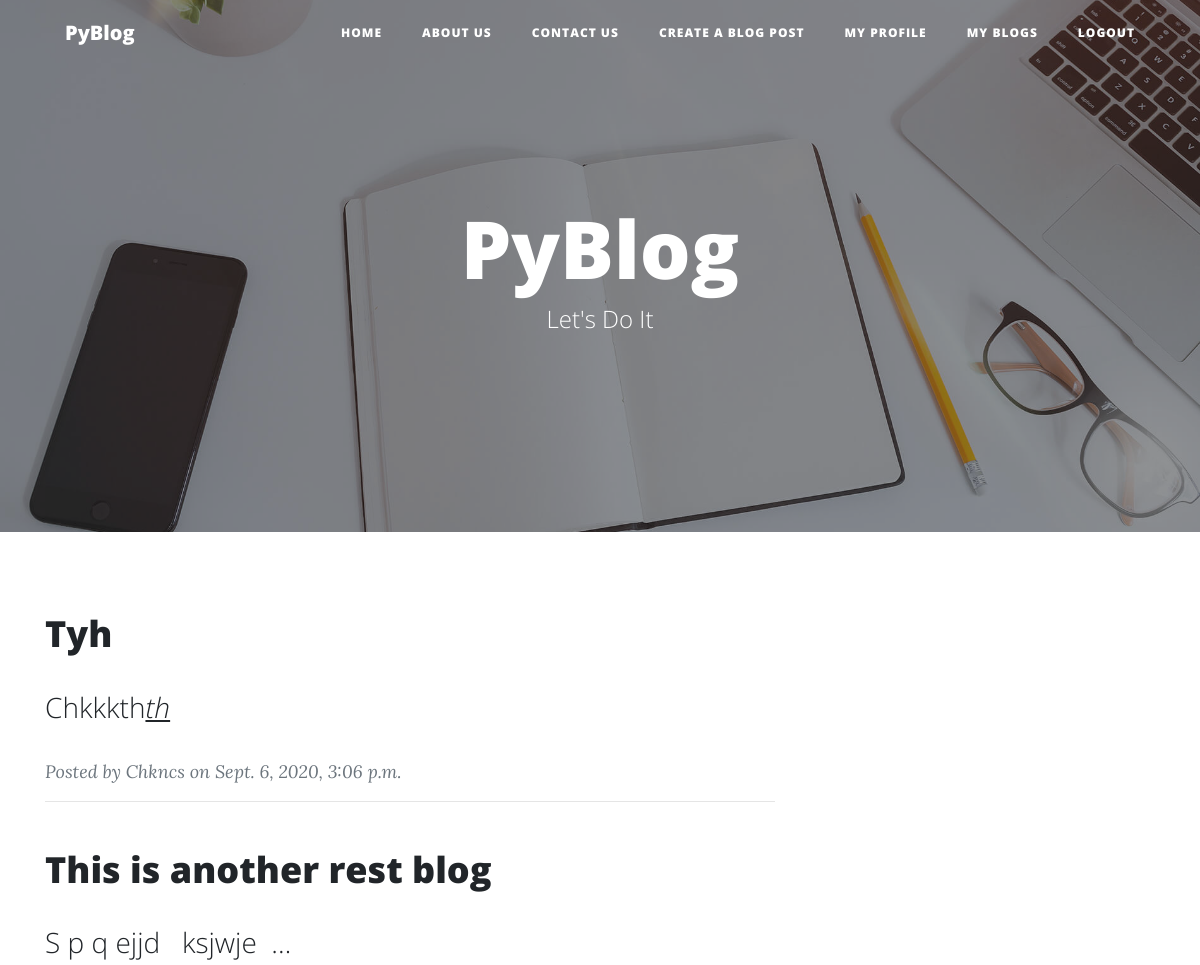
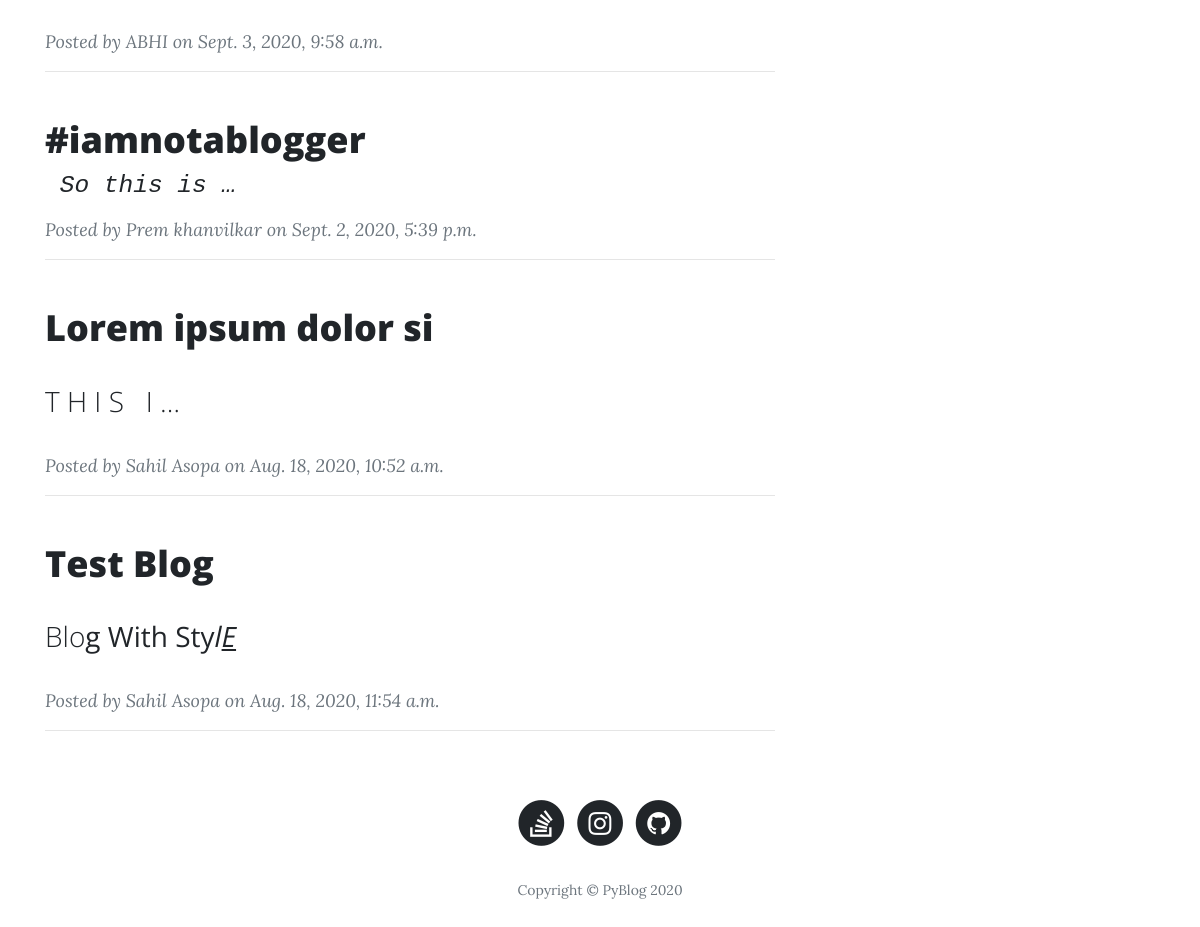
Screenshot of / (signed in) with the database file from the repository (2 pictures, top to bottom).
### Blogsite/models.py (models this page shows, shortened)
class Blog(models.Model):
    user = models.ForeignKey(BlogUser, on_delete=models.CASCADE)
    heading = models.CharField(max_length=100)
    blog = RichTextField()
    image = models.ImageField(blank=True, null=True, upload_to='media')
    uploaded_on = models.DateTimeField(auto_now=True)
    views = models.ManyToManyField(BlogUser, blank=True, related_name='Views')
    likes = models.ManyToManyField(BlogUser, blank=True, related_name='Likes')
    comments = models.CharField(blank=True, max_length=120)
    def get_absolute_url(self):
        return f"/post/{self.id}/"

class BlogUser(models.Model):
    user = models.OneToOneField(User, on_delete=models.CASCADE)
    full_name = models.CharField(max_length=52)
    username = models.CharField(unique=True, max_length=15)
    email = models.EmailField(blank=True, unique=True)
    followers = models.ManyToManyField(User, blank=True, related_name='followers')
    def __str__(self):
        return self.full_name

### Blogsite/views.py (the view)
# urls.py: path('', views.home, name='home'),
@login_required(login_url='/login')
def home(request):
    user = BlogUser.objects.get(user=request.user)
    blog = Blog.objects.all().order_by('-id')[:1000]
    context = {
        'user': user,
        'blog': blog,
    }
    return render(request, 'index.html', context)

### templates/index.html (shortened to what this page needs)
{% load static %}
<html lang="en">
<head>
    <link rel="stylesheet" href="{% static 'assets/bootstrap/css/bootstrap.min.css' %}">
    <link rel="stylesheet" href="{% static 'assets/fonts/font-awesome.min.css' %}">
</head>
<body>
<nav class="navbar navbar-light navbar-expand-lg fixed-top" id="mainNav">
    <div class="container"><a class="navbar-brand" href="/">PyBlog</a>
        <div class="collapse navbar-collapse" id="navbarResponsive">
            <ul class="nav navbar-nav ml-auto">
                <li class="nav-item" role="presentation"><a class="nav-link" href="{% url 'home' %}">Home</a></li>
                <li class="nav-item" role="presentation"><a class="nav-link" href="{% url 'about' %}">About us</a></li>
                <li class="nav-item" role="presentation"><a class="nav-link" href="{% url 'contact' %}">Contact us</a>
                </li>
                <li class="nav-item" role="presentation"><a class="nav-link" href="{% url 'new-post' %}">Create a Blog
                    Post</a>
                <li class="nav-item" role="presentation"><a class="nav-link" href="{% url 'profile' user.id %}">My Profile</a>
                <li class="nav-item" role="presentation"><a class="nav-link" href="{% url 'my_blog' %}">My Blogs</a>
                <li class="nav-item" role="presentation"><a class="nav-link" href="{% url 'logout' %}">Logout</a>
            </ul>
        </div>
    </div>
</nav>
<div class="alternative-body" style="width: 100%;">
    <header class="masthead" style='width:100%;background-image:url("{% static 'assets/img/home-bg.jpg' %}");'>
        <div class="overlay"></div>
        <div class="container">
            <div class="row">
                <div class="col-md-10 col-lg-8 mx-auto">
                    <div class="site-heading">
                        <h1>PyBlog</h1><span class="subheading">Let's Do It</span>
                    </div>
                </div>
            </div>
        </div>
    </header>
    <div class="container">
        {% if blog %}
            {% for blog in blog %}
                <div class="row">
                    <div class="col-md-10 col-lg-8">
                        <div class="post-preview">
                            <a href="{{ blog.get_absolute_url }}">
                                <h2 class="post-title">{{ blog.heading|safe }}</h2>
                                <h3 class="post-subtitle">{{ blog.blog|truncatewords:5|safe }}</h3>
                            </a>
                            <a href="{% url 'profile' blog.user.id %}" class="post-meta">Posted by&nbsp;{{ blog.user }}
                                on {{ blog.uploaded_on }}
                            </a>
                        </div>
                        <hr>
                    </div>
                </div>
            {% endfor %}
        {% else %}
            <h3> Oops We Currently Have No Blogs! <a href="{% url 'new-post' %}"> Click Here To Create One</a></h3>
        {% endif %}
    </div>
    <footer>
        <div class="container">
            <div class="row">
                <div class="col-md-10 col-lg-8 mx-auto">
                    <ul class="list-inline text-center">
                        <a href="https://stackoverflow.com/users/13780862/sahil-asopa">
                            <li class="list-inline-item"><span class="fa-stack fa-lg"><i
                                    class="fa fa-circle fa-stack-2x"></i><i
                                    class="fa fa-stack-overflow fa-stack-1x fa-inverse"></i></span></li>
                        </a>
                        <a href="https://www.instagram.com/pip_install_programming/">
                            <li class="list-inline-item"><span class="fa-stack fa-lg"><i
                                    class="fa fa-circle fa-stack-2x"></i><i
                                    class="fa fa-instagram fa-stack-1x fa-inverse"></i></span></li>
                        </a>
                        <a href="https://github.com/sahilasopa">
                            <li class="list-inline-item"><span class="fa-stack fa-lg"><i
                                    class="fa fa-circle fa-stack-2x"></i><i
                                    class="fa fa-github fa-stack-1x fa-inverse"></i></span></li>
                        </a>
                    </ul>
                    <p class="text-muted copyright">Copyright&nbsp;©&nbsp;PyBlog 2020</p>
                </div>
            </div>
        </div>
    </footer>
</div>
</body>
</html>

### rows the page displays
Blog: heading "Tyh", blog "Chkkkth th", user "Chkncs", uploaded_on "Sept. 6, 2020, 3:06 p.m."
Blog: heading "This is another rest blog", blog "S p q ejjd ksjwje …", user "ABHI", uploaded_on "Sept. 3, 2020, 9:58 a.m."
Blog: heading "#iamnotablogger", blog "So this is …", user "Prem khanvilkar", uploaded_on "Sept. 2, 2020, 5:39 p.m."
Blog: heading "Lorem ipsum dolor si", blog "T H I S I …", user "Sahil Asopa", uploaded_on "Aug. 18, 2020, 10:52 a.m."
Blog: heading "Test Blog", blog "Blo g With Sty l E", user "Sahil Asopa", uploaded_on "Aug. 18, 2020, 11:54 a.m."
